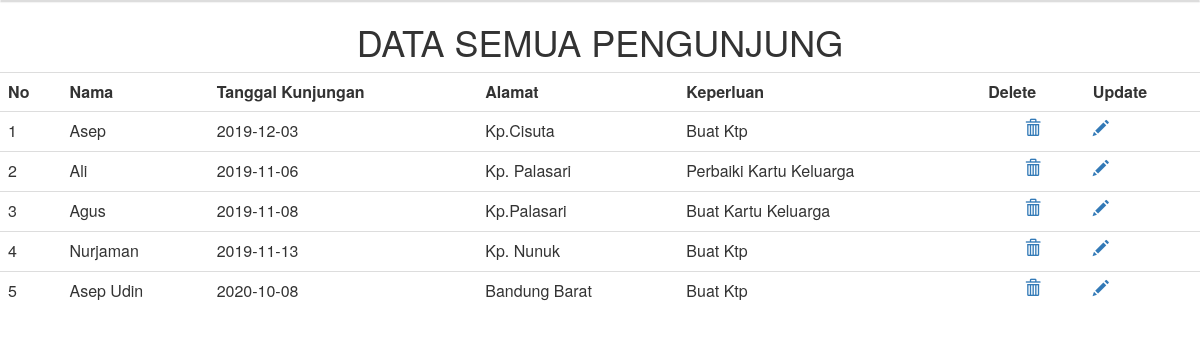
Screenshot of /home/tampil.php with the database file from the repository.
### tables this page shows
CREATE TABLE IF NOT EXISTS `tamu` (
  `no` int(11) NOT NULL AUTO_INCREMENT,
  `nama` varchar(50) NOT NULL,
  `tgl` date NOT NULL,
  `alamat` varchar(50) NOT NULL,
  `keperluan` varchar(100) NOT NULL,
  PRIMARY KEY (`no`)
);

### home/tampil.php (the view, shortened to what this page needs)
<html lang="en">
  <head>
    <link href="css/bootstrap.min.css" rel="stylesheet">
  </head>
  <table class="table">
<h1 align="center">DATA SEMUA PENGUNJUNG</h5>
<tr>
<th>No</th>
<th>Nama</th>
<th>Tanggal Kunjungan</th>
<th>Alamat</th>
<th>Keperluan</th>
<th>Delete</th>
<th>Update</th>
</tr>
<?php
include "koneksi.php";
$tampil= $konek -> query("select * from tamu order by no");
while ($a= $tampil -> fetch_array()) {
@$no++;
echo "<tr>
		<td>$no</td>
		<td>$a[nama]</td>
		<td>$a[tgl]</td>
		<td>$a[alamat]</td>
    <td>$a[keperluan]</td>
		";
		?>
		<td align="center"><a href="delete.php?id=<?php echo $a['no'] ?>" ><i class="glyphicon glyphicon-trash"></a></td>
		<td><a href="edit.php?id=<?php echo $a['no'] ?>"><i class="glyphicon glyphicon-pencil"></a></td>
		<?php
		}
?>
</tr>
</table>

### rows the page displays
tamu: nama "Asep", tgl "2019-12-03", alamat "Kp.Cisuta", keperluan "Buat Ktp"
tamu: nama "Ali", tgl "2019-11-06", alamat "Kp. Palasari", keperluan "Perbaiki Kartu Keluarga"
tamu: nama "Agus", tgl "2019-11-08", alamat "Kp.Palasari", keperluan "Buat Kartu Keluarga"
tamu: nama "Nurjaman", tgl "2019-11-13", alamat "Kp. Nunuk", keperluan "Buat Ktp"
tamu: nama "Asep Udin", tgl "2020-10-08", alamat "Bandung Barat", keperluan "Buat Ktp"
